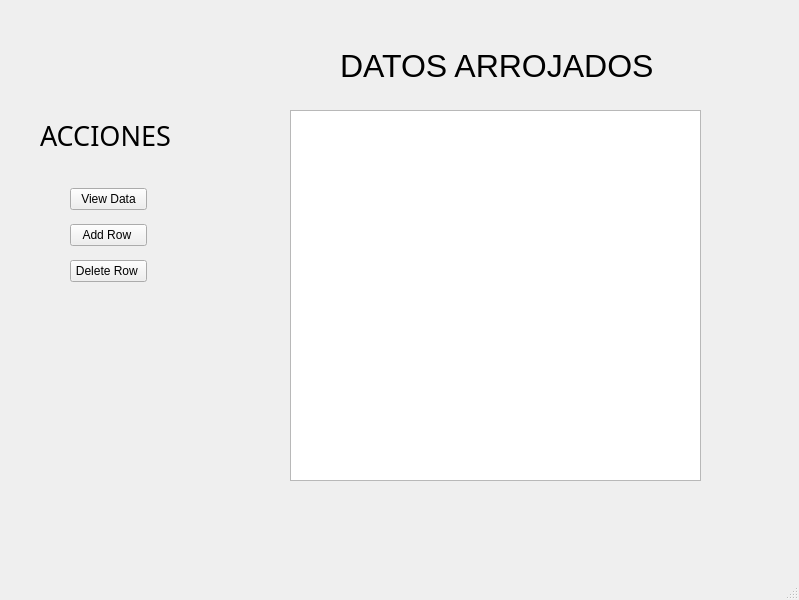
<?xml version="1.0" encoding="UTF-8"?>
<ui version="4.0">
 <class>MainWindow</class>
 <widget class="QMainWindow" name="MainWindow">
  <property name="geometry">
   <rect>
    <x>0</x>
    <y>0</y>
    <width>799</width>
    <height>600</height>
   </rect>
  </property>
  <property name="windowTitle">
   <string>MainWindow</string>
  </property>
  <widget class="QWidget" name="centralwidget">
   <widget class="QLabel" name="label">
    <property name="geometry">
     <rect>
      <x>340</x>
      <y>10</y>
      <width>511</width>
      <height>111</height>
     </rect>
    </property>
    <property name="font">
     <font>
      <pointsize>24</pointsize>
      <weight>50</weight>
      <bold>false</bold>
     </font>
    </property>
    <property name="text">
     <string>DATOS ARROJADOS</string>
    </property>
   </widget>
   <widget class="QLabel" name="label_2">
    <property name="geometry">
     <rect>
      <x>40</x>
      <y>110</y>
      <width>151</width>
      <height>51</height>
     </rect>
    </property>
    <property name="font">
     <font>
      <family>Nirmala UI Semilight</family>
      <pointsize>20</pointsize>
     </font>
    </property>
    <property name="text">
     <string>ACCIONES</string>
    </property>
   </widget>
   <widget class="QTableView" name="tableView">
    <property name="geometry">
     <rect>
      <x>290</x>
      <y>110</y>
      <width>411</width>
      <height>371</height>
     </rect>
    </property>
   </widget>
   <widget class="QWidget" name="">
    <property name="geometry">
     <rect>
      <x>70</x>
      <y>180</y>
      <width>77</width>
      <height>112</height>
     </rect>
    </property>
    <layout class="QVBoxLayout" name="verticalLayout">
     <item>
      <widget class="QPushButton" name="pushButton_viewdata">
       <property name="text">
        <string>View Data</string>
       </property>
      </widget>
     </item>
     <item>
      <widget class="QPushButton" name="pushButton_addRow">
       <property name="text">
        <string>Add Row </string>
       </property>
      </widget>
     </item>
     <item>
      <widget class="QPushButton" name="pushButton_deleteRow">
       <property name="text">
        <string>Delete Row </string>
       </property>
      </widget>
     </item>
    </layout>
   </widget>
  </widget>
  <widget class="QMenuBar" name="menubar">
   <property name="geometry">
    <rect>
     <x>0</x>
     <y>0</y>
     <width>799</width>
     <height>21</height>
    </rect>
   </property>
  </widget>
  <widget class="QStatusBar" name="statusbar"/>
 </widget>
 <resources/>
 <connections/>
</ui>
